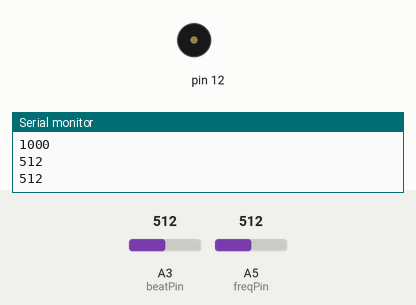
The sketch below on a simulated Arduino Uno, built with avr-gcc and run on an emulated ATmega328P. Shown: buzzer (waves = sounding), the last lines printed to the serial monitor. The test bench sets the inputs (shaded band); at power-on: A3 (beatPin) = 512, A5 (freqPin) = 512.

Above: at 1.8 s.
1.9 s: A3 (beatPin) set to 0
At 3.1 s:
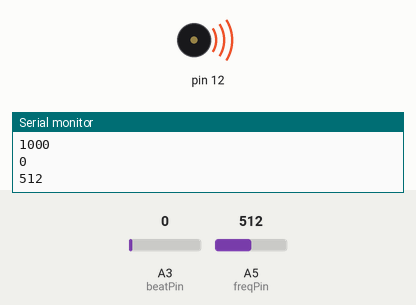
3.5 s: A3 (beatPin) set to 122
At 4.8 s:
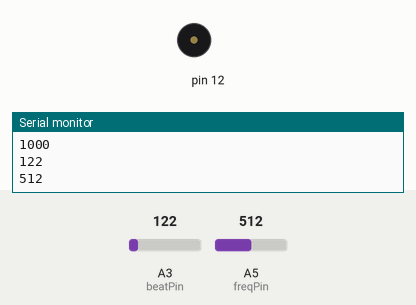
7.6 s: A3 (beatPin) set to 991
11.1 s: A3 (beatPin) set to 1015
At 13.2 s:
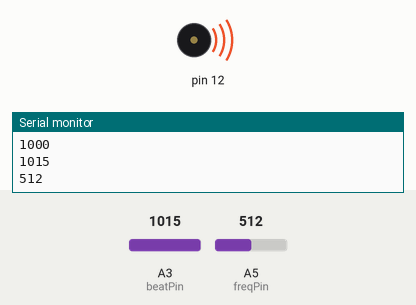
13.5 s: A3 (beatPin) set to 511
At 15.4 s:
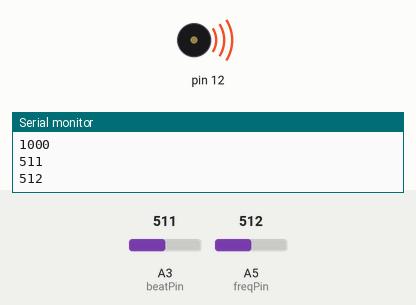
Timing chart, 0 to 18.6 s (numbered marks = the images above; inputs shaded):
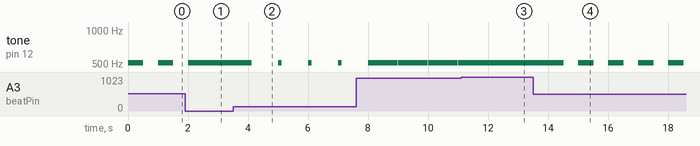

The sketch:

buzzerTest3.ino
```cpp
const int intervPin = 1;
const int beatPin = 3;
const int freqPin = 5;

int interv = 0;
int beat = 0;
int freq = 0;

void setup()
{
    Serial.begin(9600);

}

void loop()
{
    interv =  1000; //analogRead(intervPin);
    beat = analogRead(beatPin);
    freq = analogRead(freqPin);

    Serial.println(interv);
    Serial.println(beat);
    Serial.println(freq);

    tone(12,freq,beat) ;
    delay(interv) ;


}
```

Measured:
- the behaviour switches between 1000 and 1001 on A3 (beatPin) (found by bisection; images 2 and 3)
- after the input at 1.9 s, tone on pin 12: goes on until 2.0 s, then stays 512 Hz
- after the input at 3.5 s, tone on pin 12: alternates 512 Hz for 0.12 s and silent for 0.88 s, starting after 0.63 s
- after the input at 11.1 s, tone on pin 12: goes on until 12.0 s, then stays 512 Hz
- after the input at 13.5 s, tone on pin 12: alternates 512 Hz for 0.51 s and silent for 0.49 s, starting after 1.0 s
- by itself, tone on pin 12: alternates 512 Hz for 0.51 s and silent for 0.49 s
